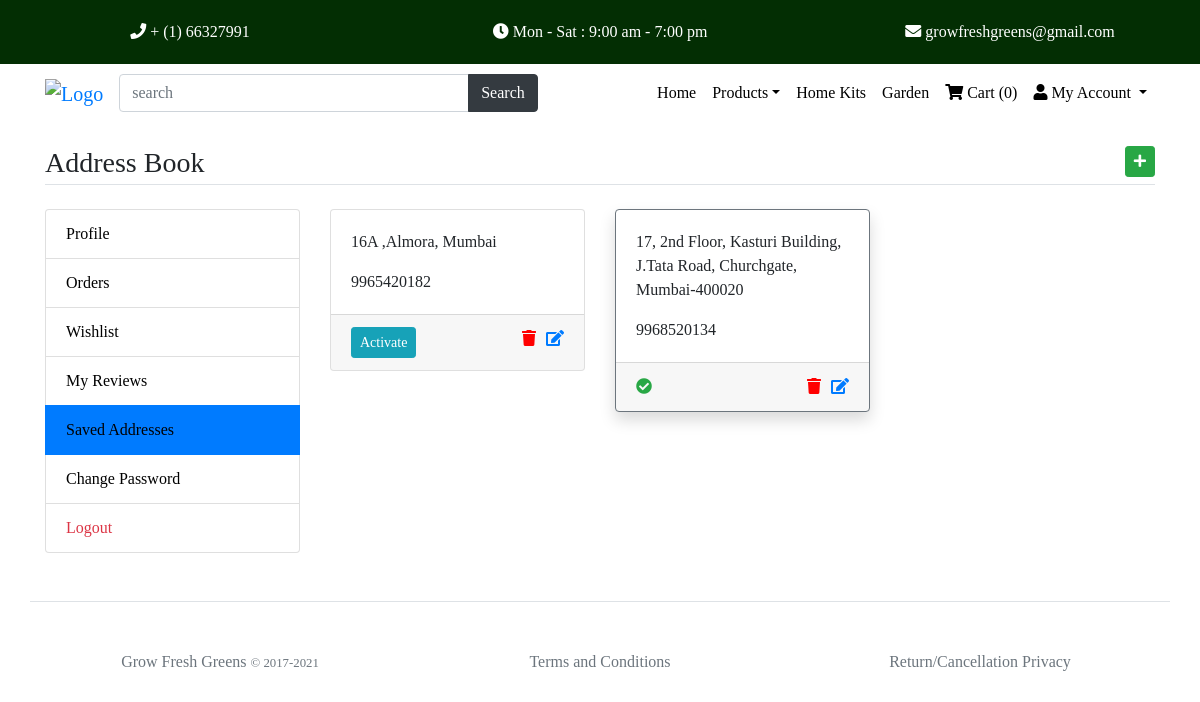
The page /my-addressbook (signed in) on the database its author committed.
### main/models.py (models this page shows)
class UserAddressBook(models.Model):
    user=models.ForeignKey(User,on_delete=models.CASCADE)
    mobile=models.CharField(max_length=10,null=True)
    address=models.TextField()
    status=models.BooleanField(default=False)

### main/views.py (the view)
# urls.py: path('my-addressbook',views.my_addressbook, name='my-addressbook'),
def my_addressbook(request):
    addbook=UserAddressBook.objects.filter(user=request.user).order_by('-id')
    return render(request, 'user/addressbook.html',{'addbook':addbook})

### main/templates/user/addressbook.html (shortened to what this page needs)
{% extends 'base.html' %}
{% load static %}
{% block content %}
<main class="container my-4" style="font-family: Cambria, Cochin, Georgia, Times, 'Times New Roman', serif;">
	<h3 class="my-4 border-bottom pb-1">Address Book <a href="{% url 'add-address' %}" class="float-right btn btn-sm btn-success"><i class="fa fa-plus"></i></a></h3>
	<div class="row">
		<div class="col-md-3">
			{% include 'user/user-sidebar.html' %}
		</div>
		<div class="col-md-9">
			<div class="row">
				{% for add in addbook %}
				<div class="col-md-4">
					<div class="card mb-3 {% if add.status %}border-secondary shadow{% endif %} address{{add.id}} address">
						<div class="card-body">
							<p class="card-text">{{add.address}}</p>
							<p class="card-text">{{add.mobile}}</p>
						</div>
						{% if add.status %}
						<div class="card-footer">
							<i class="fa fa-check-circle text-success check{{add.id}} check"></i>
							<a href="{% url 'update-address' add.id %}" class="float-right"><i class="fa fa-edit"></i></a>
							<a href="{% url 'delete-address' add.id %}" class="float-right"  data-item="{{add.id}}"  id='instance.id' style="padding-right: 10px;" id="delete_address"><i class="fa fa-trash" style="color: red;"></i></a>						</div>
						</div>
						{% else %}
						<div class="card-footer footer{{add.id}}">
							<button data-address="{{add.id}}" class="btn btn-sm btn-info activate-address btn{{add.id}} actbtn">Activate</button>
							<a href="{% url 'update-address' add.id %}" class="float-right"><i class="fa fa-edit"></i></a>
							<a href="{% url 'delete-address' add.id %}" class="float-right"  data-item="{{add.id}}"  id='instance.id' style="padding-right: 10px;" id="delete_address" onclick="return confirm('Are You Sure?')"><i class="fa fa-trash" style="color: red;"></i></a>						</div>
						{% endif %}
					</div>
				</div>
				{% endfor %}
			</div>
		</div>
</main>
{% endblock %}

### main/static/custom.css (style rules this page uses)
main,body,div,h1,a { font-family:"Cambria, Cochin, Georgia, Times, 'Times New Roman', serif"; }

### rows shown on the page
UserAddressBook: address "16A ,Almora, Mumbai", mobile "9965420182"
UserAddressBook: address "17, 2nd Floor, Kasturi Building, J.Tata Road, Churchgate, Mumbai-400020", mobile "9968520134"

### other values the page prints
{{ request.session.cartdata|length }} "0"
